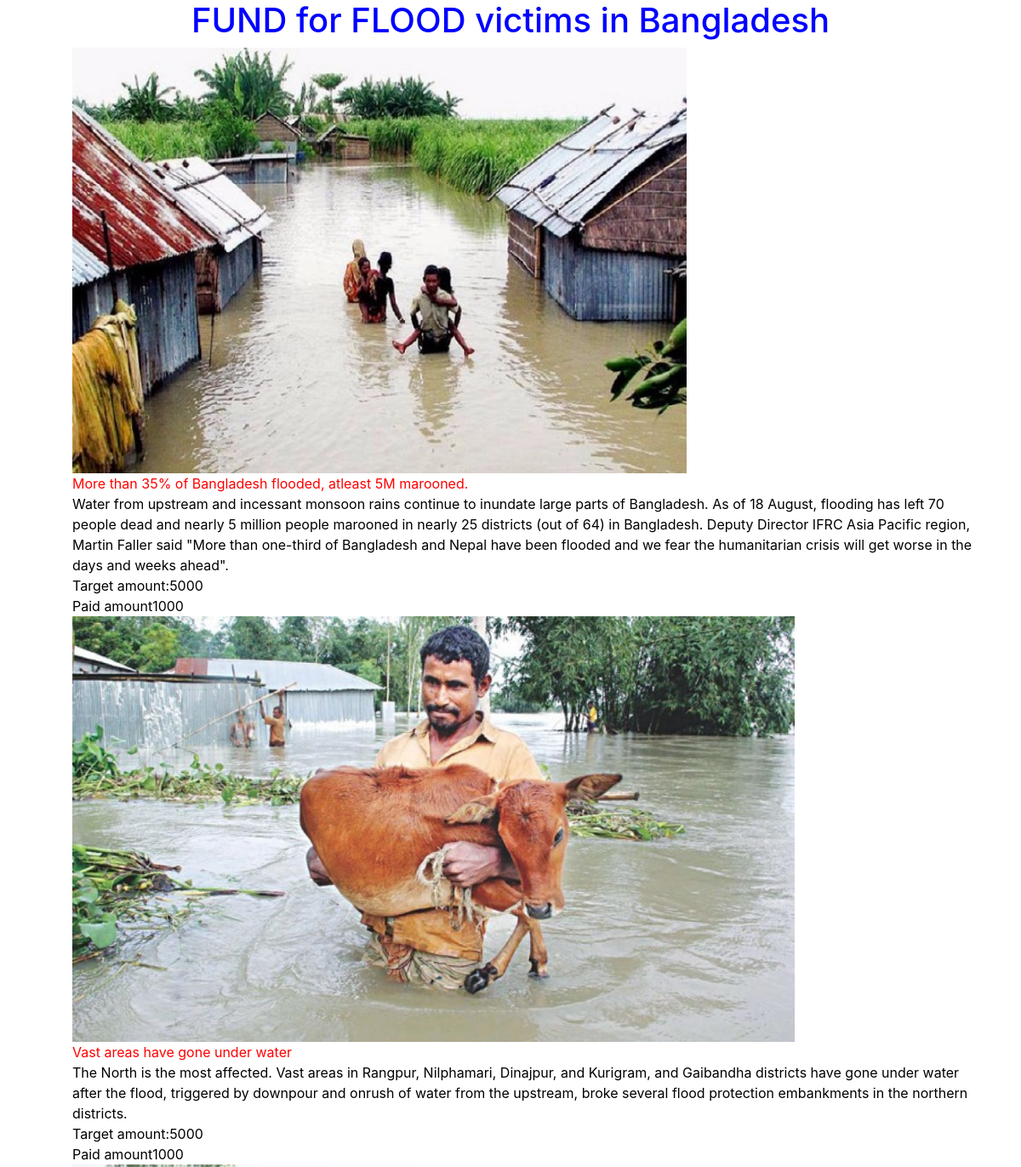
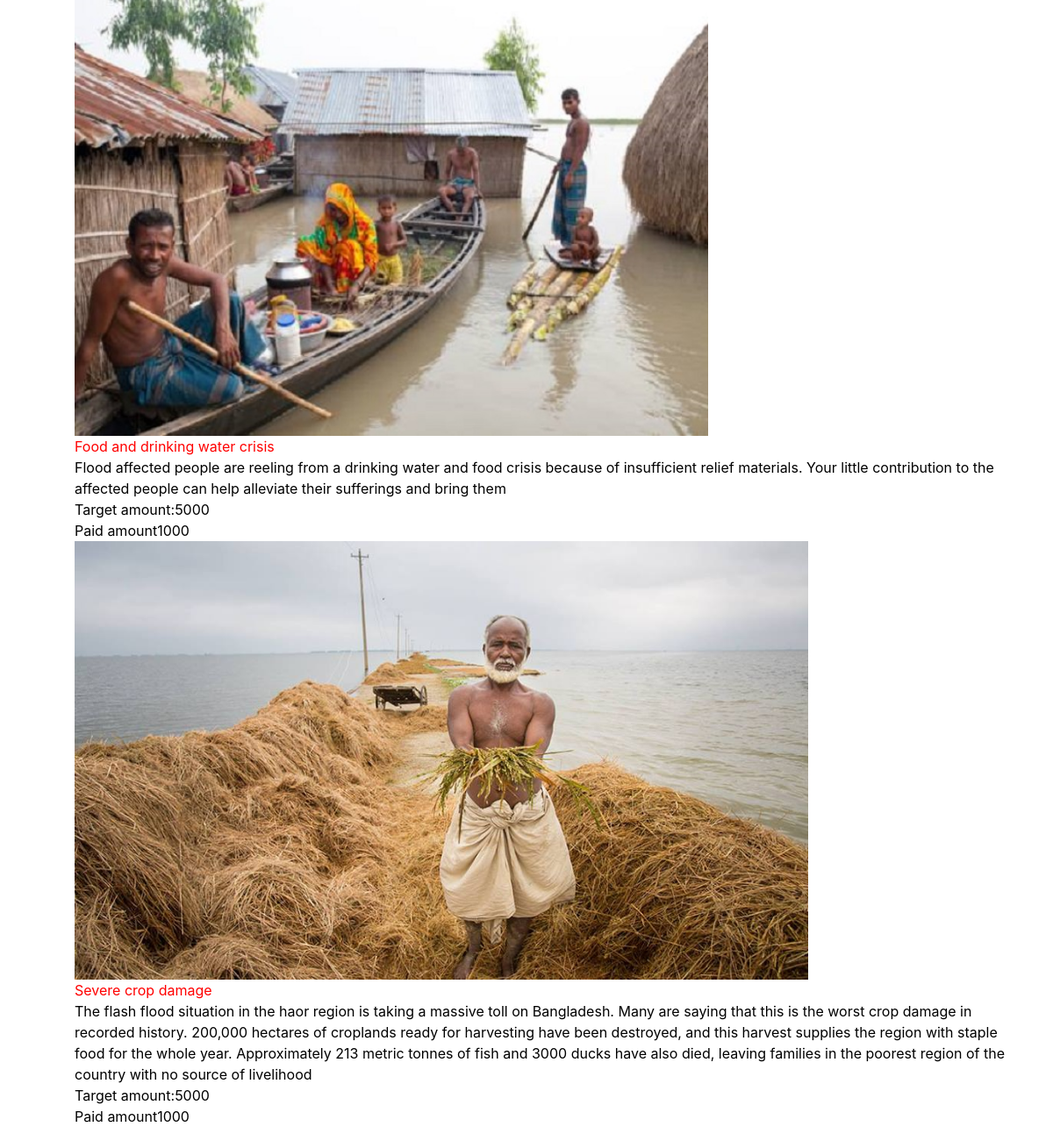
The page / (signed in) on the database its author committed (2 pictures, top to bottom).
### fund/models.py (models this page shows, shortened)
class Funds(models.Model):
   user = models.ForeignKey(User, on_delete=models.CASCADE)
   title = models.CharField(max_length=200)
   description = models.CharField(max_length=2000000)
   amount_to_be_collected = models.CharField(max_length=200)
   collected_amount = models.CharField(max_length=200)
   upload = models.FileField(upload_to='images/')

### CRUD_FBVs/views.py (the view)
# urls.py: url(r'^$', views.movies_list, name='movies_list'),
@login_required
def movies_list(request):
     if request.user.is_superuser:
         funds = Funds.objects.all()
     else:
         funds = Funds.objects.filter(user=request.user)
     return render(request, 'movies_list.html', {
         'object_list': funds
     })

### CRUD_FBVs/templates/movies_list.html (shortened to what this page needs)
<!doctype html>
<html lang="en">
  <head>
    <link rel="stylesheet" href="https://stackpath.bootstrapcdn.com/bootstrap/4.3.1/css/bootstrap.min.css">
	</head>
  <body>
	<div class="container">
<h1 style="color:blue;" align ="center">FUND for FLOOD victims in Bangladesh</h1>
 <ul style="list-style-type:none;" class="color">
     {% for movies in object_list %}
  <li style="color:red;" >  <img style="height:500px;weight:500px;" src="{{ movies.upload.url}}" alt="{{ movies.title }}"> </li>
     <li style="color:red;" >{{ movies.title }} </li>
	 <li style="color:black;">{{ movies.description }} </li>
	 <li>Target amount:{{ movies.amount_to_be_collected}} </li>
	 <li>Paid amount{{ movies.collected_amount }} </li>
     {% endfor %}
 </ul>
 </div>
  </body>
</html>

### CRUD_FBVs/templates/movies_list.html (style rules this page uses)
.color { color: black; }

### rows shown on the page
Funds: upload (picture), title "More than 35% of Bangladesh flooded, atleast 5M marooned.", description "Water from upstream and incessant monsoon rains continue to inundate large parts of Bangladesh. As of 18 August, flooding has left 70 people dead and nearly 5 million people marooned in nearly 25 districts (out of 64) in Bangladesh. Deputy Director IFRC Asia Pacific region, Martin Faller said \"More than one-third of Bangladesh and Nepal have been flooded and we fear the humanitarian crisis will get worse in the days and weeks ahead\".", amount_to_be_collected "5000", collected_amount "1000"
Funds: upload (picture), title "Vast areas have gone under water", description "The North is the most affected. Vast areas in Rangpur, Nilphamari, Dinajpur, and Kurigram, and Gaibandha districts have gone under water after the flood, triggered by downpour and onrush of water from the upstream, broke several flood protection embankments in the northern districts.", amount_to_be_collected "5000", collected_amount "1000"
Funds: upload (picture), title "Food and drinking water crisis", description "Flood affected people are reeling from a drinking water and food crisis because of insufficient relief materials. Your little contribution to the affected people can help alleviate their sufferings and bring them", amount_to_be_collected "5000", collected_amount "1000"
Funds: upload (picture), title "Severe crop damage", description "The flash flood situation in the haor region is taking a massive toll on Bangladesh. Many are saying that this is the worst crop damage in recorded history. 200,000 hectares of croplands ready for harvesting have been destroyed, and this harvest supplies the region with staple food for the whole year. Approximately 213 metric tonnes of fish and 3000 ducks have also died, leaving families in the poorest region of the country with no source of livelihood", amount_to_be_collected "5000", collected_amount "1000"
